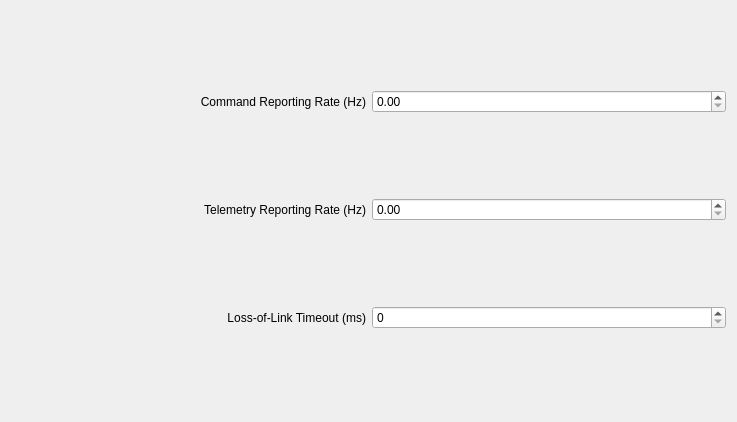
             <widget class="QWidget" name="scrollAreaWidgetContents_3">
              <property name="geometry">
               <rect>
                <x>0</x>
                <y>0</y>
                <width>737</width>
                <height>422</height>
               </rect>
              </property>
              <layout class="QGridLayout" name="gridLayout_15">
               <item row="0" column="0">
                <layout class="QHBoxLayout" name="horizontalLayout_26">
                 <item>
                  <widget class="QLabel" name="label_26">
                   <property name="text">
                    <string>Command Reporting Rate (Hz)</string>
                   </property>
                   <property name="alignment">
                    <set>Qt::AlignRight|Qt::AlignTrailing|Qt::AlignVCenter</set>
                   </property>
                  </widget>
                 </item>
                 <item>
                  <widget class="QDoubleSpinBox" name="command_report_rate">
                   <property name="maximum">
                    <double>150.000000000000000</double>
                   </property>
                  </widget>
                 </item>
                </layout>
               </item>
               <item row="1" column="0">
                <layout class="QHBoxLayout" name="horizontalLayout_28">
                 <item>
                  <widget class="QLabel" name="label_28">
                   <property name="text">
                    <string>Telemetry Reporting Rate (Hz)</string>
                   </property>
                   <property name="alignment">
                    <set>Qt::AlignRight|Qt::AlignTrailing|Qt::AlignVCenter</set>
                   </property>
                  </widget>
                 </item>
                 <item>
                  <widget class="QDoubleSpinBox" name="telem_report_rate">
                   <property name="maximum">
                    <double>150.000000000000000</double>
                   </property>
                  </widget>
                 </item>
                </layout>
               </item>
               <item row="2" column="0">
                <layout class="QHBoxLayout" name="horizontalLayout_31">
                 <item>
                  <widget class="QLabel" name="label_31">
                   <property name="text">
                    <string>Loss-of-Link Timeout (ms)</string>
                   </property>
                   <property name="alignment">
                    <set>Qt::AlignRight|Qt::AlignTrailing|Qt::AlignVCenter</set>
                   </property>
                  </widget>
                 </item>
                 <item>
                  <widget class="QSpinBox" name="loss_link_timeout">
                   <property name="maximum">
                    <number>10000</number>
                   </property>
                  </widget>
                 </item>
                </layout>
               </item>
              </layout>
             </widget>
